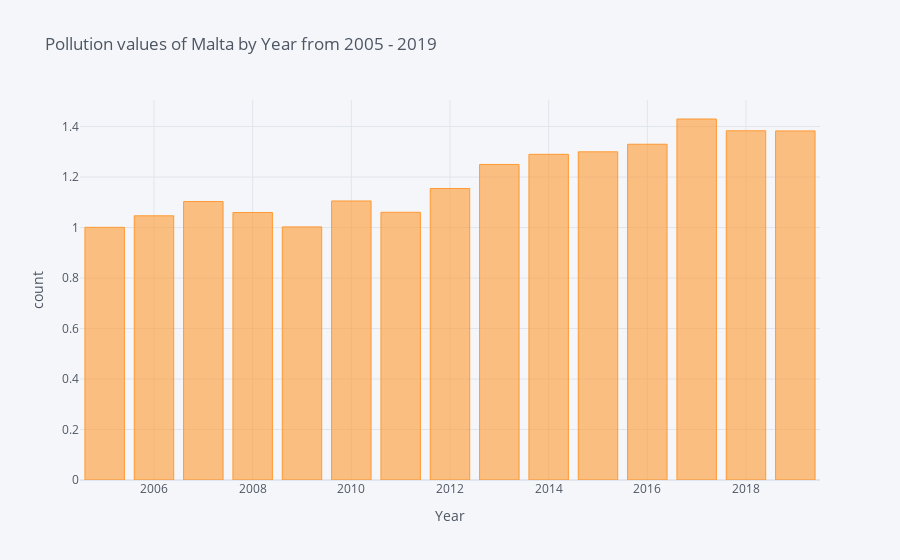

Notebook code for this chart:
### Markdown cell above
### Pollution values of Malta from 2005 - 2019

### Code cell
MLT_pollution=data_pollution[(data_pollution['CountryLong']=='Malta')]

plt.figure(figsize=[40,19])

MLT_plot = MLT_pollution[['Year', 'ValueNumeric']].set_index(keys = 'Year')

MLT_plot.iplot(kind='bar', xTitle='Year',
                  yTitle='count', title='Pollution values of Malta by Year from 2005 - 2019')

### Figure 1 — Plotly figure (JSON) as saved in the notebook; plotly's stock layout.template omitted (floating-point values rounded to 4 significant figures)
{"data": [{"marker": {"color": "rgba(255, 153, 51, 0.6)", "line": {"color": "rgba(255, 153, 51, 1.0)", "width": 1}}, "name": "ValueNumeric", "orientation": "v", "text": "", "type": "bar", "x": [2005, 2006, 2007, 2008, 2009, 2010, 2011, 2012, 2013, 2014, 2015, 2016, 2017, 2018, 2019], "y": [1.001, 1.046, 1.103, 1.06, 1.003, 1.105, 1.06, 1.155, 1.25, 1.29, 1.3, 1.33, 1.43, 1.383, 1.383]}], "layout": {"autosize": true, "legend": {"bgcolor": "#F5F6F9", "font": {"color": "#4D5663"}}, "paper_bgcolor": "#F5F6F9", "plot_bgcolor": "#F5F6F9", "title": {"font": {"color": "#4D5663"}, "text": "Pollution values of Malta by Year from 2005 - 2019"}, "xaxis": {"autorange": true, "gridcolor": "#E1E5ED", "range": [2004.0, 2020.0], "showgrid": true, "tickfont": {"color": "#4D5663"}, "title": {"font": {"color": "#4D5663"}, "text": "Year"}, "type": "linear", "zerolinecolor": "#E1E5ED"}, "yaxis": {"autorange": true, "gridcolor": "#E1E5ED", "range": [0, 1.505], "showgrid": true, "tickfont": {"color": "#4D5663"}, "title": {"font": {"color": "#4D5663"}, "text": "count"}, "type": "linear", "zerolinecolor": "#E1E5ED"}}}
